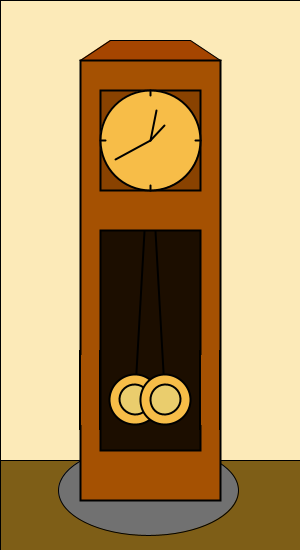
Frame 1 (no input)
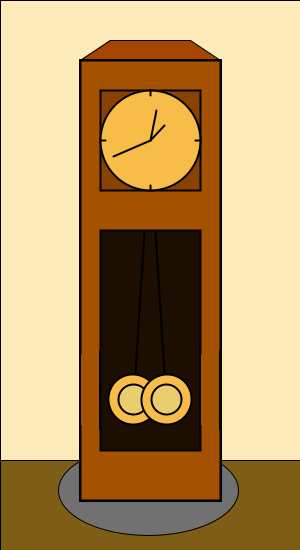
Frame 60 (the mouse pressed at the canvas centre just before this capture)
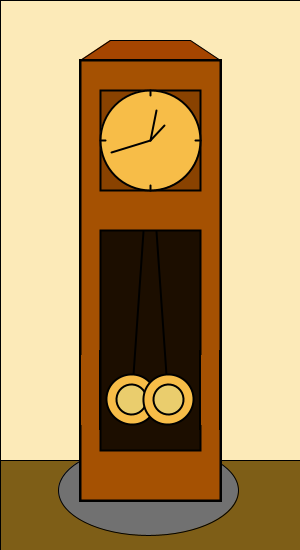
Frame 120 (the mouse held since frame 60 and released just before this capture)

The Processing sketch that drew these frames (run headless with seeded random() and noise(); from frame 60 on, the mouse is pressed at the canvas centre):

// Processing sketch: processing_171026
// ── processing_171026.pde

void setup()
{
  size (300,550);
  background (255);
  fill (#FCEAB8);
  rect (0,0,300,470);
  fill (#7E5E17);
  rect (0,460,300,250);
  fill (#A54500);
  quad (80,60,220,60,190,40,110,40);
  fill (#717171);
  ellipse (148,490,180,90);
 
 
 
}
void draw ()
{
  stroke (0);
  strokeWeight (2);
  translate (150,140);
  rectMode (CENTER);
  
  fill (#A55102);
  rect (0,140,140,440);
  fill (#894200);
  rect (0,0,100,100);
  fill (#1C0E00);
  rect (0,200,100,220);
  fill (#F7BD48);
  ellipse (0,0,100,100);
  line (0,-50,0,-45);
  line (0,50,0,45);
  line (50,0,45,0);
  line (-50,0,-45,0);
  
  float sekunde = map (second (),0,60,0,2*PI);
  float minute2 = map (minute (),0,60,0,2*PI);
  float stunde = map (hour (),0,24,0,2*PI);
  float sekunde2 = map (second (),0,60,-PI/18,PI/18);
  float sekunde3 = map (second (),60,0,-PI/18,PI/18);

  
  pushMatrix ();
  rotate (sekunde);
  line (0,0,0,-40);
  popMatrix();
  
  pushMatrix ();
  rotate (minute2);
  line (0,0,0,-30);
  popMatrix();
  
  pushMatrix ();
  rotate (stunde);
  line (0,0,0,-20);
  popMatrix();
  
  pushMatrix ();
  smooth ();
  rotate (sekunde2);
  line (0,92,0,250);
  ellipse (0,260,50,50);
  fill (#EACD6D);
  ellipse (0,260,30,30);
  popMatrix();
  
  pushMatrix ();
  smooth ();
  rotate (sekunde3);
  line (0,92,0,250);
  fill (#F7BD48);
  ellipse (0,260,50,50);
  fill (#EACD6D);
  ellipse (0,260,30,30);
  popMatrix(); 
  
  noStroke ();
  fill (#A55102);
  rect (61,250,20,70);
  rect (-61,250,20,70);
  fill (0);
  rect (-70,250,2,80); 
  rect (70,250,2,80);
  rect (50,250,2,80);
  rect (-50,250,2,80);
}
